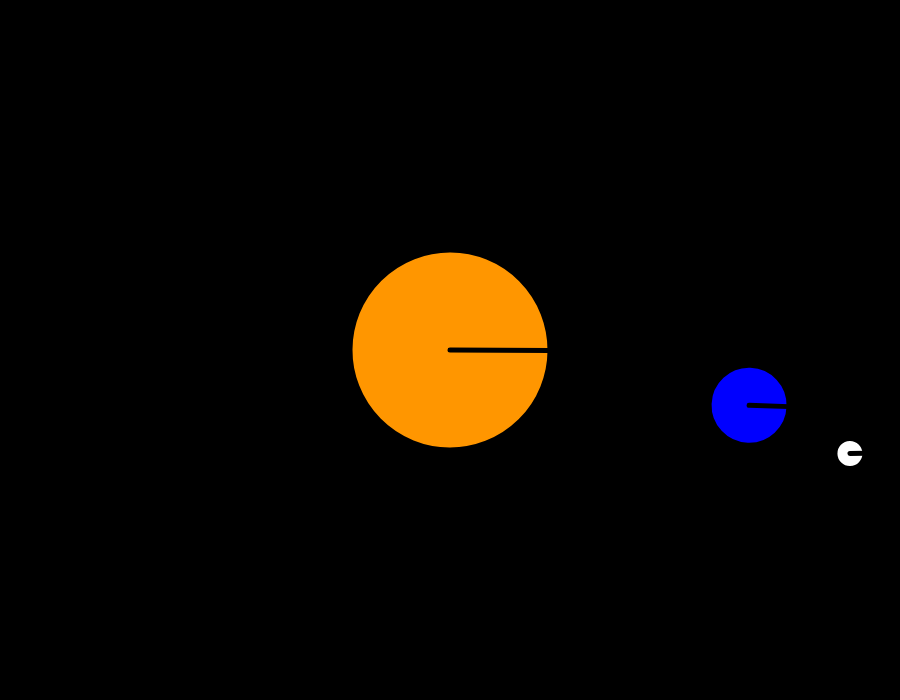
Frame 1 (no input)
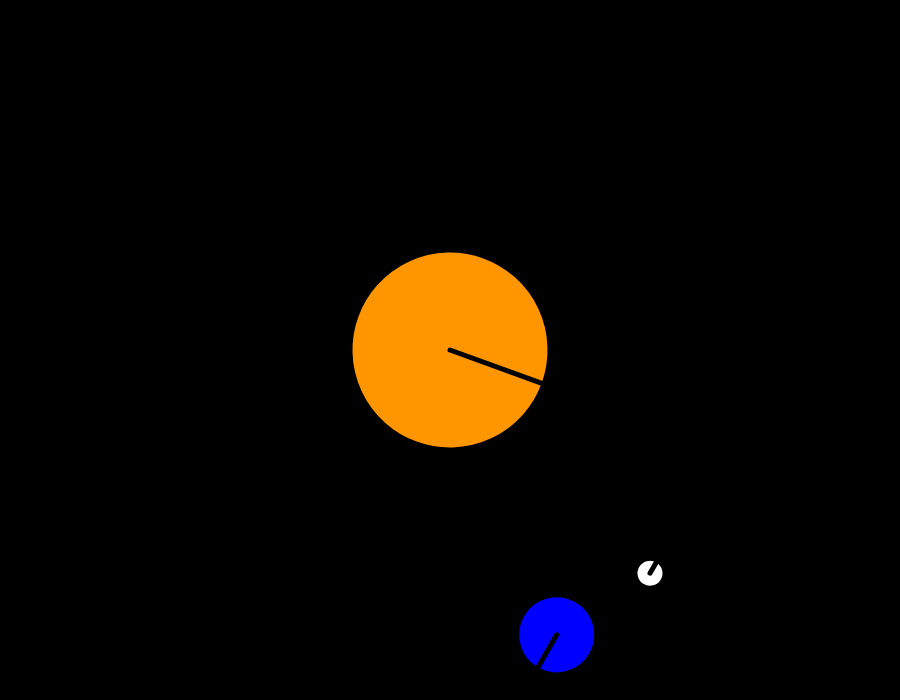
Frame 60 (no input)
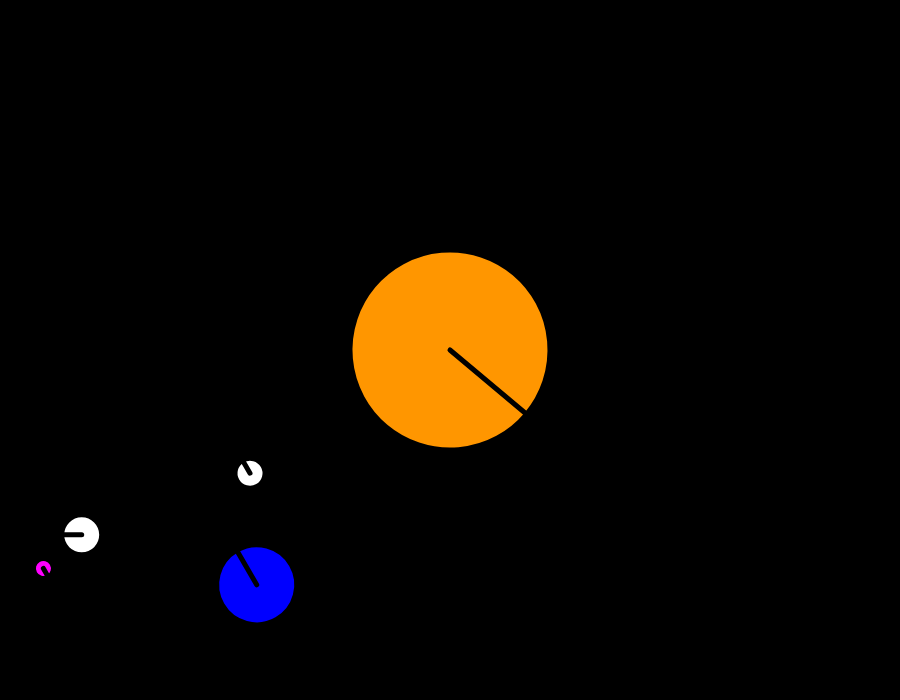
Frame 120 (the mouse pressed at the canvas centre since frame 60)

The p5.js sketch that drew these frames (run headless with seeded random() and noise() and a simulated clock; from frame 60 on, the mouse is pressed at the canvas centre):

// p5.js sketch
// ── sketch.js
var speed;

function setup() {
    createCanvas(900, 700);
}

function draw() {
    background(0);
    speed = frameCount;
    
    push();
        translate(width/2, height/2);
        push();
            rotate(radians(speed/3));
            celestialObj(color(255,150,0), 200); // SUN
        pop();  
        
        rotate(radians(speed));
        translate(300,50);
        
        push();
            rotate(radians(speed));
            celestialObj(color(0,0,255), 80); // EARTH     
        pop();
    
        push();
            rotate(radians(-speed*2));
            translate(100,50);
            celestialObj(color(255,255,255), 30); // MOON1 (Small Moon)
        pop();
        push();
            rotate(radians(speed*0.5));
            translate(175,50);
            celestialObj(color(255,255,255), 40); // MOON2 (Big Moon)
            
            push();
                rotate(radians(speed*5));
                translate(10,50);
                celestialObj(color(255,0,255), 20); // ASTEROID
            pop();
        pop();
    pop();
}

function celestialObj(c, size){
    strokeWeight(5);
    fill(c);
    stroke(0);
    ellipse(0, 0, size, size);
    line(0, 0, size/2, 0);
}
